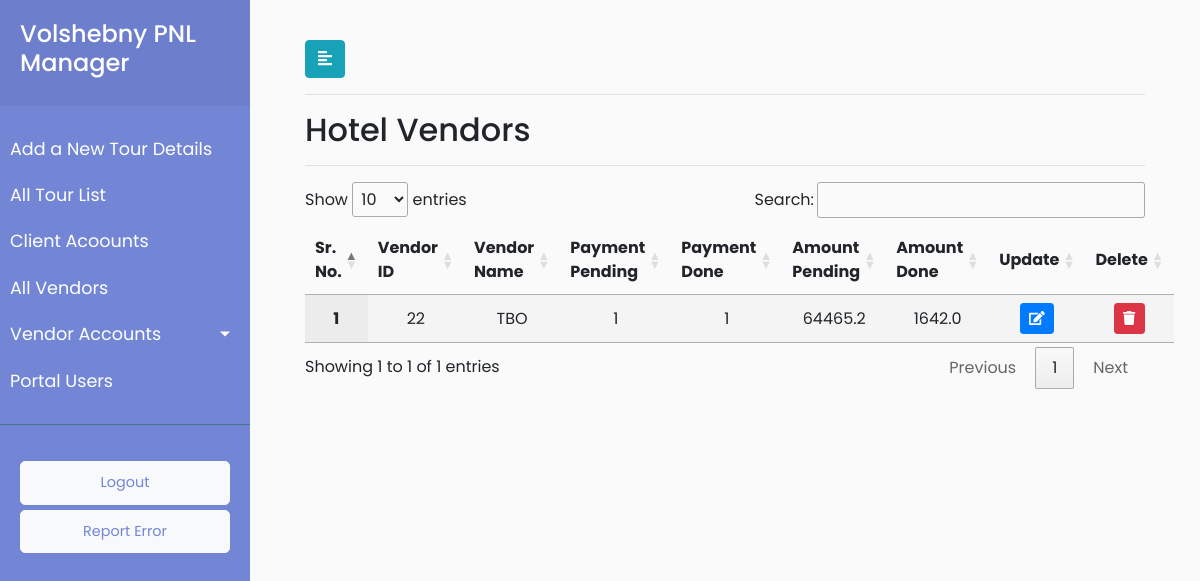
Page /vendor_accounts_hotel_quatation/ (signed in) on the committed database.
### payment/models.py (models this page shows, shortened)
class Vendor(models.Model):
    vendor_type_choices=(('Air Ticket Service','Air Ticket Service'),
                        ('Visa Cost Service','Visa Cost Service'),
                        ('Hotel Quatation Service','Hotel Quatation Service'),
                        ('Restuarant Quatation Service','Restuarant Quatation Service'),
                        ('Entrances Quatation Service','Entrances Quatation Service'),
                        ('SapSan Quatation Service','SapSan Quatation Service'),
                        ('Guide Service','Guide Service'),
                        ('Transport Service','Transport Service'))
    vendor_name = models.CharField(max_length=920)
    vendor_address = models.CharField(max_length=920)
    vendor_type = models.CharField(choices=vendor_type_choices,max_length=920,default="Air Ticket Service")
    vendor_mobile = models.CharField(max_length=920,default="")
    vendor_email = models.CharField(max_length=920,default="")
    vendor_remark = models.CharField(max_length=920,default="")

### payment/views.py (the view)
# urls.py: path('vendor_accounts_hotel_quatation/', views.vendor_accounts_hotel_quatation, name='vendor_accounts_hotel_quatation'),
@login_required(login_url='/user_login')
def vendor_accounts_hotel_quatation(request):
    hotel_list=functions.filtering_vendors("Hotel Quatation Service")
    userrole = request.user.user_role
    return render(request,'payment/vendor_accounts_hotel_quatation.html',{'hotel_list':hotel_list,'userrole':userrole })

### payment/functions.py (called while the page is built)
def filtering_vendors(vendor_type_parameter):
    vendor_payment_status = ['Pending','Done','Payment_Pending_Amonut','Payment_Done_Amount']
    x = list(set(list(Vendor.objects.filter(vendor_type=vendor_type_parameter).values_list('pk','vendor_name'))))
    vendor_status_list = [vendor_payment_count(a,vendor_payment_status_one) for a in x for vendor_payment_status_one in vendor_payment_status ]
    final = [vendor_status_list[i * 4:(i + 1) * 4] for i in range((len(vendor_status_list) + 4 - 1) // 4 )]
    vendor_dict = dict(zip(x,final))
    return vendor_dict

### payment/templates/payment/vendor_accounts_hotel_quatation.html (shortened to what this page needs)
{% extends 'payment/base.html' %}
{% load static %}
{% block headscript %}
<link rel="stylesheet" href="//cdn.datatables.net/1.10.19/css/jquery.dataTables.min.css">
{% endblock headscript %}
{% block content %}
<div id="content">
	<div class="container-fluid">
		<button type="button" id="sidebarCollapse" class="btn btn-info">
			<i class="fas fa-align-left"></i>
		</button>
        <hr>
                <h2>Hotel Vendors</h2>
        <hr>
        <div>
                       <table id="test_table" class="display" style="width:100%; text-align: center">
                            <thead>
                                <tr>
                                    <th>Sr. No.</th>
                                    <th>Vendor ID</th>
                                    <th>Vendor Name</th>
                                    <th>Payment Pending</th>
                                     <th>Payment Done</th>
                                     <th>Amount Pending</th>
                        <th>Amount Done</th>
                                     <th>Update</th>
                                    <th>Delete</th>
                                </tr>
                            </thead>
                               <tbody>
                    {% for key,value in hotel_list.items %}
                    <tr>
                        <th class="text-center" scope="row">{{ forloop.counter }}</th>
                        <td class="text-center">{{ key.0 }}</td>
                        <td class="text-center">{{ key.1 }}</td>
                        <td class="text-center"><a href="{% url 'payment:vendor_accounts_hotel_quatation_details'  vendor_id=key.0 payment_status="Pending"  %}"> {{value.0}} </a></td>
                        <td class="text-center"><a href="{% url 'payment:vendor_accounts_hotel_quatation_details'  vendor_id=key.0 payment_status="Done"  %}">{{value.1}}</a></td>
                        <td class="text-center">{{value.2}}</a></td>
                        <td class="text-center">{{value.3}}</a></td>
                        <td>
							<button type="button" class="update-hotel btn btn-sm btn-primary" data-id="{% url 'payment:vendor_hotel_update' pk=key.0  %}">
								<span class="fa fa-edit"></span>
							</button>
						</td>
						<td>
							<button type="button" class="delete-hotel btn btn-sm btn-danger" data-id="{% url 'payment:vendor_hotel_delete' pk=key.0  %}">
								<span class="fa fa-trash"></span>
							</button>
						</td>
                    </tr>
                    {% endfor %}
                </tbody>
            </table>
                </div>
            </div>
            </div>
{% endblock %}

### payment/static/payment/style.css (style rules this page uses)
body { font-family: 'Poppins', sans-serif; background: #fafafa; }
a, a:hover, a:focus { color: inherit; text-decoration: none; transition: all 0.3s; }
#content { width: calc(100% - 250px); padding: 40px; min-height: 100vh; transition: all 0.3s; position: absolute; top: 0; right: 0; }

### rows in the picture
Vendor: id "22", vendor_name "TBO", value "1", value "64465.2", value "1642.0"
